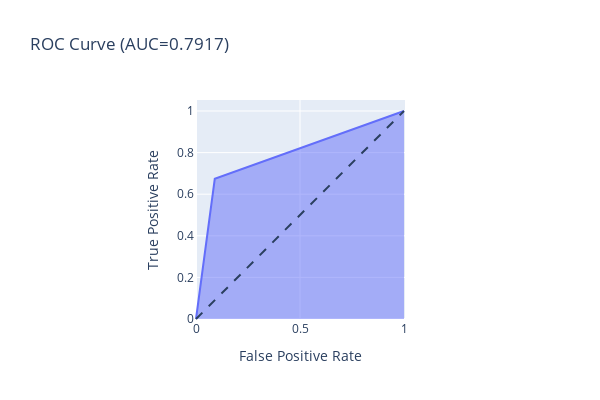
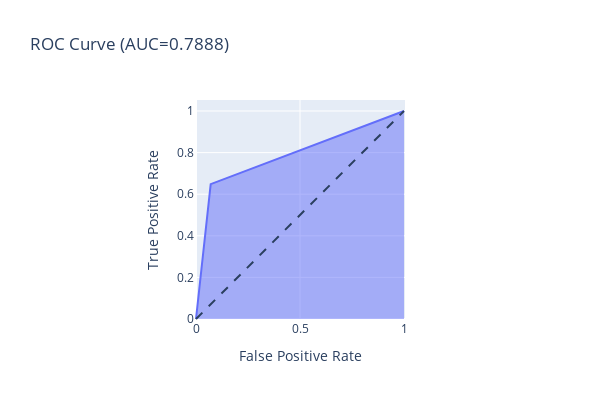

Notebook code cell kept with these figures, in order:
### Code cell
models = [['Logistic Regression', LogisticRegression(solver='liblinear', random_state=42)],
        ['Random Forest Classifier', RandomForestClassifier(random_state=42)]]

models_score = []

X_tr_scaled, X_val_scaled, y_tr, y_val = train_test_split(X_train_scaled, y_train, test_size=0.15, stratify=y_train, random_state=42)
print(X_tr_scaled.shape, X_val_scaled.shape, y_tr.shape, y_val.shape)

# training
for name, model in models:
    model = model
    model.fit(X_tr_scaled, y_tr)
    model_pred = model.predict(X_val_scaled)
    models_score.append(accuracy_score(y_val, model_pred))

    print(name)
    print('- Training   Accuracy: %.4f ' % accuracy_score(y_tr, model.predict(X_tr_scaled)))
    print('- Validation Acuuracy: %.4f \n' % accuracy_score(y_val, model_pred))
    print(classification_report(y_val, model_pred))
    
    # visualize roc curve
    fpr, tpr, thresholds = roc_curve(y_val, model_pred)

    fig = px.area(x=fpr, y=tpr, title=f'ROC Curve (AUC={auc(fpr, tpr):.4f})',
                labels=dict(x='False Positive Rate', y='True Positive Rate'),
                width=600, height=400)
    fig.add_shape(type='line', line=dict(dash='dash'), x0=0, x1=1, y0=0, y1=1)

    fig.update_yaxes(scaleanchor="x", scaleratio=1)
    fig.update_xaxes(constrain='domain')
    fig.show()

    print('='*70)
    print('\n')

### Figure 1 — Plotly figure (JSON) as saved in the notebook; plotly's stock layout.template omitted (floating-point values rounded to 4 significant figures)
{"data": [{"fillpattern": {"shape": ""}, "hovertemplate": "False Positive Rate=%{x}<br>True Positive Rate=%{y}<extra></extra>", "legendgroup": "", "line": {"color": "#636efa"}, "marker": {"symbol": "circle"}, "mode": "lines", "name": "", "orientation": "v", "showlegend": false, "stackgroup": "1", "type": "scatter", "x": [0, 0.09031, 1], "xaxis": "x", "y": [0, 0.6737, 1], "yaxis": "y"}], "layout": {"height": 400, "legend": {"tracegroupgap": 0}, "shapes": [{"line": {"dash": "dash"}, "type": "line", "x0": 0, "x1": 1, "y0": 0, "y1": 1}], "title": {"text": "ROC Curve (AUC=0.7917)"}, "width": 600, "xaxis": {"anchor": "y", "constrain": "domain", "domain": [0, 1], "title": {"text": "False Positive Rate"}}, "yaxis": {"anchor": "x", "domain": [0, 1], "scaleanchor": "x", "scaleratio": 1, "title": {"text": "True Positive Rate"}}}}

### Figure 2 — Plotly figure (JSON) as saved in the notebook; plotly's stock layout.template omitted (floating-point values rounded to 4 significant figures)
{"data": [{"fillpattern": {"shape": ""}, "hovertemplate": "False Positive Rate=%{x}<br>True Positive Rate=%{y}<extra></extra>", "legendgroup": "", "line": {"color": "#636efa"}, "marker": {"symbol": "circle"}, "mode": "lines", "name": "", "orientation": "v", "showlegend": false, "stackgroup": "1", "type": "scatter", "x": [0, 0.07061, 1], "xaxis": "x", "y": [0, 0.6483, 1], "yaxis": "y"}], "layout": {"height": 400, "legend": {"tracegroupgap": 0}, "shapes": [{"line": {"dash": "dash"}, "type": "line", "x0": 0, "x1": 1, "y0": 0, "y1": 1}], "title": {"text": "ROC Curve (AUC=0.7888)"}, "width": 600, "xaxis": {"anchor": "y", "constrain": "domain", "domain": [0, 1], "title": {"text": "False Positive Rate"}}, "yaxis": {"anchor": "x", "domain": [0, 1], "scaleanchor": "x", "scaleratio": 1, "title": {"text": "True Positive Rate"}}}}
